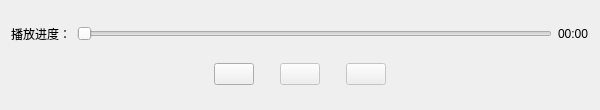
<?xml version="1.0" encoding="UTF-8"?>
<ui version="4.0">
 <class>VoicePlayerClass</class>
 <widget class="QMainWindow" name="VoicePlayerClass">
  <property name="geometry">
   <rect>
    <x>0</x>
    <y>0</y>
    <width>600</width>
    <height>110</height>
   </rect>
  </property>
  <property name="minimumSize">
   <size>
    <width>600</width>
    <height>110</height>
   </size>
  </property>
  <property name="maximumSize">
   <size>
    <width>600</width>
    <height>110</height>
   </size>
  </property>
  <property name="windowTitle">
   <string>VoicePlayer</string>
  </property>
  <property name="autoFillBackground">
   <bool>false</bool>
  </property>
  <widget class="QWidget" name="centralWidget">
   <layout class="QGridLayout" name="gridLayout" rowstretch="1,1">
    <item row="0" column="0">
     <layout class="QHBoxLayout" name="horizontalLayout_2">
      <item>
       <widget class="QLabel" name="label">
        <property name="maximumSize">
         <size>
          <width>16777215</width>
          <height>20</height>
         </size>
        </property>
        <property name="text">
         <string>播放进度：</string>
        </property>
       </widget>
      </item>
      <item>
       <widget class="QSlider" name="horizontalSlider">
        <property name="orientation">
         <enum>Qt::Horizontal</enum>
        </property>
       </widget>
      </item>
      <item>
       <widget class="QLabel" name="label_time">
        <property name="maximumSize">
         <size>
          <width>16777215</width>
          <height>20</height>
         </size>
        </property>
        <property name="text">
         <string>00:00</string>
        </property>
       </widget>
      </item>
     </layout>
    </item>
    <item row="1" column="0">
     <layout class="QHBoxLayout" name="horizontalLayout">
      <item>
       <spacer name="horizontalSpacer">
        <property name="orientation">
         <enum>Qt::Horizontal</enum>
        </property>
        <property name="sizeHint" stdset="0">
         <size>
          <width>40</width>
          <height>20</height>
         </size>
        </property>
       </spacer>
      </item>
      <item>
       <widget class="QPushButton" name="pushButton_play">
        <property name="text">
         <string/>
        </property>
        <property name="icon">
         <iconset resource="voiceplayer.qrc">
          <normaloff>:/VoicePlayer/Resources/play.jpg</normaloff>:/VoicePlayer/Resources/play.jpg</iconset>
        </property>
        <property name="iconSize">
         <size>
          <width>33</width>
          <height>33</height>
         </size>
        </property>
       </widget>
      </item>
      <item>
       <spacer name="horizontalSpacer_3">
        <property name="orientation">
         <enum>Qt::Horizontal</enum>
        </property>
        <property name="sizeType">
         <enum>QSizePolicy::Fixed</enum>
        </property>
        <property name="sizeHint" stdset="0">
         <size>
          <width>20</width>
          <height>20</height>
         </size>
        </property>
       </spacer>
      </item>
      <item>
       <widget class="QPushButton" name="pushButton_pause">
        <property name="enabled">
         <bool>false</bool>
        </property>
        <property name="text">
         <string/>
        </property>
        <property name="icon">
         <iconset resource="voiceplayer.qrc">
          <normaloff>:/VoicePlayer/Resources/pause.jpg</normaloff>:/VoicePlayer/Resources/pause.jpg</iconset>
        </property>
        <property name="iconSize">
         <size>
          <width>33</width>
          <height>33</height>
         </size>
        </property>
       </widget>
      </item>
      <item>
       <spacer name="horizontalSpacer_4">
        <property name="orientation">
         <enum>Qt::Horizontal</enum>
        </property>
        <property name="sizeType">
         <enum>QSizePolicy::Fixed</enum>
        </property>
        <property name="sizeHint" stdset="0">
         <size>
          <width>20</width>
          <height>20</height>
         </size>
        </property>
       </spacer>
      </item>
      <item>
       <widget class="QPushButton" name="pushButton_stop">
        <property name="enabled">
         <bool>false</bool>
        </property>
        <property name="text">
         <string/>
        </property>
        <property name="icon">
         <iconset resource="voiceplayer.qrc">
          <normaloff>:/VoicePlayer/Resources/stop.jpg</normaloff>:/VoicePlayer/Resources/stop.jpg</iconset>
        </property>
        <property name="iconSize">
         <size>
          <width>33</width>
          <height>33</height>
         </size>
        </property>
       </widget>
      </item>
      <item>
       <spacer name="horizontalSpacer_2">
        <property name="orientation">
         <enum>Qt::Horizontal</enum>
        </property>
        <property name="sizeHint" stdset="0">
         <size>
          <width>40</width>
          <height>20</height>
         </size>
        </property>
       </spacer>
      </item>
     </layout>
    </item>
   </layout>
  </widget>
 </widget>
 <layoutdefault spacing="6" margin="11"/>
 <resources>
  <include location="voiceplayer.qrc"/>
 </resources>
 <connections/>
</ui>
